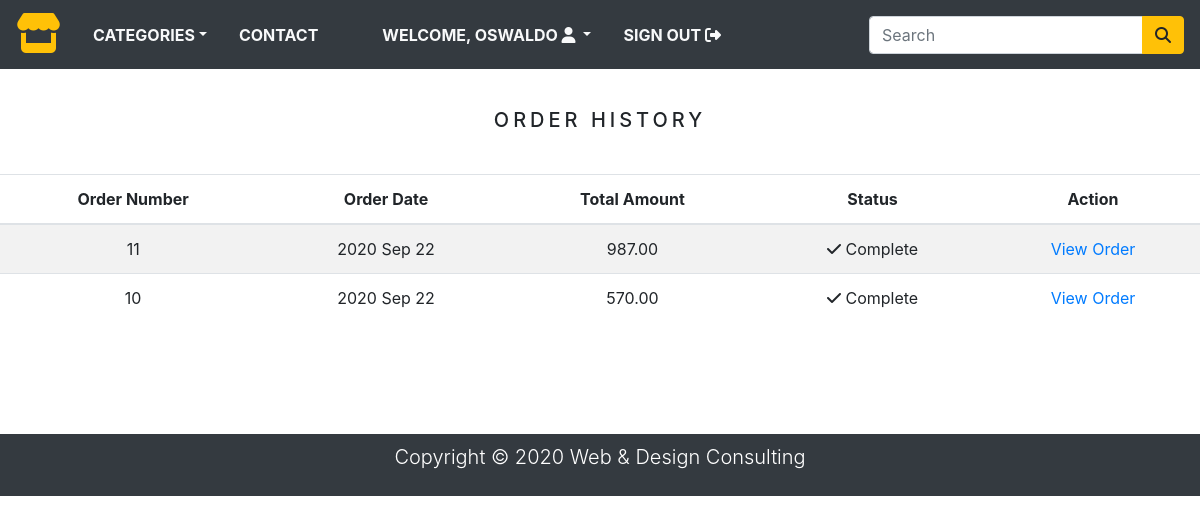
The page /order_history/ (signed in) on the database its author committed.
### store/models.py (models this page shows)
class Order(models.Model):
    token = models.CharField(max_length=250, blank=True)
    total = models.DecimalField(
        max_digits=10, decimal_places=2, verbose_name='USD Order Total')
    emailAddress = models.EmailField(
        max_length=250, blank=True, verbose_name='Email Address')
    created = models.DateTimeField(auto_now_add=True)
    billingName = models.CharField(max_length=250, blank=True)
    billingAddress1 = models.CharField(max_length=250, blank=True)
    billingCity = models.CharField(max_length=250, blank=True)
    billingPostcode = models.CharField(max_length=250, blank=True)
    billingCountry = models.CharField(max_length=250, blank=True)
    shippingName = models.CharField(max_length=250, blank=True)
    shippingAddress1 = models.CharField(max_length=250, blank=True)
    shippingCity = models.CharField(max_length=250, blank=True)
    shippingPostcode = models.CharField(max_length=250, blank=True)
    shippingCountry = models.CharField(max_length=250, blank=True)
    class Meta:
        db_table = 'Order'
        ordering = ['-created']
    def __str__(self):
        return str(self.id)

### store/views.py (the view)
# urls.py: path('order_history/', views.orderHistory, name='order_history'),
@login_required(redirect_field_name='next', login_url='signin')
def orderHistory(request):
    if request.user.is_authenticated:
        email = str(request.user.email)
        order_details = Order.objects.filter(emailAddress=email)
        print(email)
        print(order_details)
    return render(request, 'orders_list.html', {'order_details': order_details})

### store/context_processors.py (called while the page is built)
def counter(request):
    item_count = 0
    if 'admin' in request.path:
        return {}
    else:
        try:
            cart = Cart.objects.filter(cart_id=_cart_id(request))
            cart_items = CartItem.objects.all().filter(cart=cart[:1])
            for cart_item in cart_items:
                item_count += cart_item.quantity
        except Cart.DoesNotExist:
            item_count = 0
    return dict(item_count=item_count)

def menu_links(request):
    links = Category.objects.all()
    return dict(links=links)

### store/models.py (called while the page is built)
    def get_url(self):
        return reverse('products_by_category', args=[self.slug])

### store/views.py (called while the page is built)
def _cart_id(request):
    cart = request.session.session_key
    if not cart:
        cart = request.session.create()
    return cart

### store/templates/orders_list.html (shortened to what this page needs)
{% extends 'base.html' %}
{% load i18n %}
{% load static %}
{% block content %}
  <div class="text-center">
    <br>
    <h1 class="text-center product_title">
      {% trans "Order History" %}
    </h1>
    <br>
    {% if order_details %}
      <table class="table table-striped">
        <thead>
          <tr>
            <th>{% trans "Order Number" %}</th>
            <th>{% trans "Order Date" %}</th>
            <th>{% trans "Total Amount" %}</th>
            <th>{% trans "Status" %}</th>
            <th>{% trans "Action" %}</th>
          </tr>
        </thead>
        <tbody>
          {% for order in order_details %}
            <tr>
              <td>{{ order.id }}</td>
              <td>{{ order.created|date:"Y M d" }}</td>
              <td>{{ order.total }}</td>
              <td><i class="fas fa-check"></i>&nbsp;{% trans "Complete" %}</td>
              <td><a href="{%url 'order_detail' order.id %}">{% trans "View Order"%}</a></td>
            </tr>
          {% endfor %}
        </tbody>
      </table>
    {% else %}
      <p>{% trans "You have not placed any orders yet." %}
        <br><br>
        <a href="{% url 'home' %}" class="btn btn-secondary">{% trans "Continue shopping" %}</a>
      </p>
    {% endif %}
  </div>
  <br><br>
{% endblock %}

### store/templates/navbar.html (shortened to what this page needs)
{% load i18n %}
<nav class="navbar navbar-expand-md navbar-light bg-dark">
  <a href="/" class="navbar-brand"><i class="fas fa-store text-warning fa-2x"></i></a>
  <div class="collapse navbar-collapse justify-content-between" id="nav">
  <ul class="navbar-nav">
    <li class="nav-item dropdown"><a class="nav-link text-light text-uppercase font-weight-bold px-3 dropdown-toggle"
      href="" data-toggle="dropdown">{% trans "Categories"%}</a>
    </li>
    <li class="nav-item"><a class="nav-link text-light text-uppercase font-weight-bold px-3" href="{% url 'contact' %}">{% trans "Contact"%}</a></li>
    <li class="nav-item"><a class="nav-link text-light text-uppercase font-weight-bold px-3" href="{% trans "About"%}"></a></li>
    {% if request.user.is_authenticated and request.user.first_name %}
      <li class="nav-item dropdown">
        <a class="nav-link text-light text-uppercase font-weight-bold px-3 dropdown-toggle" data-toggle="dropdown">
          {% trans "Welcome,"%} {{ request.user.first_name }} <i class="fas fa-user circle"></i>
        </a>
      </li>
      <li class="nav-item">
        <a class="nav-link text-light text-uppercase font-weight-bold px-3" href="{% url 'signout' %}">
          {% trans "Sign Out"%} <i class="fas fa-sign-out-alt"></i>
        </a>
      </li>
    {% endif %}
  </ul>
  <form class="form-inline ml-3" action="{% url 'search' %}", method="GET">
    <div class="input-group">
      <input type="text" name="name" class="form-control" placeholder="{% trans "Search"%}">
      <div class="input-group-append">
        <button type="submit" class="btn btn-warning"><i class="fas fa-search"></i></button>
      </div>
    </div>
  </form>
  </div>
</nav>

### store/static/css/base.css (style rules this page uses)
body { background: #f3f3f3; }
.product_title { font-size: 20px; text-transform: uppercase; letter-spacing: .2em; padding-top: 15px; padding-bottom: 10px; }

### rows shown on the page
Order: id "11", created "2020 Sep 22", total "987.00"
Order: id "10", created "2020 Sep 22", total "570.00"

### other values the page prints
{{ request.user.first_name }} "OSWALDO"
